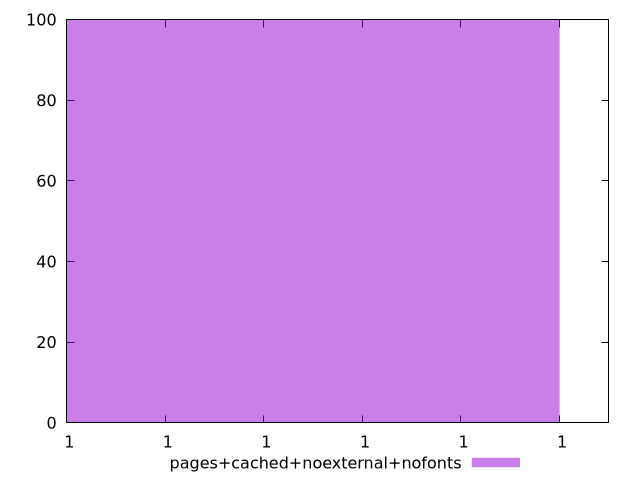

Reproduce this figure in gnuplot.
$_pagesCachedNoexternalNofonts <<EOF
0.9999997135746175 100
EOF
set key outside below
set terminal pngcairo
set output "report_00006_2020-11-02T20-21-41.718Z/dom-size/pages+cached+noexternal+nofonts//hist.png"
set yrange [0:100]
set boxwidth 1.037534944975059e-15
set style fill transparent solid 0.5 noborder
plot $_pagesCachedNoexternalNofonts title "pages+cached+noexternal+nofonts" with boxes ,
